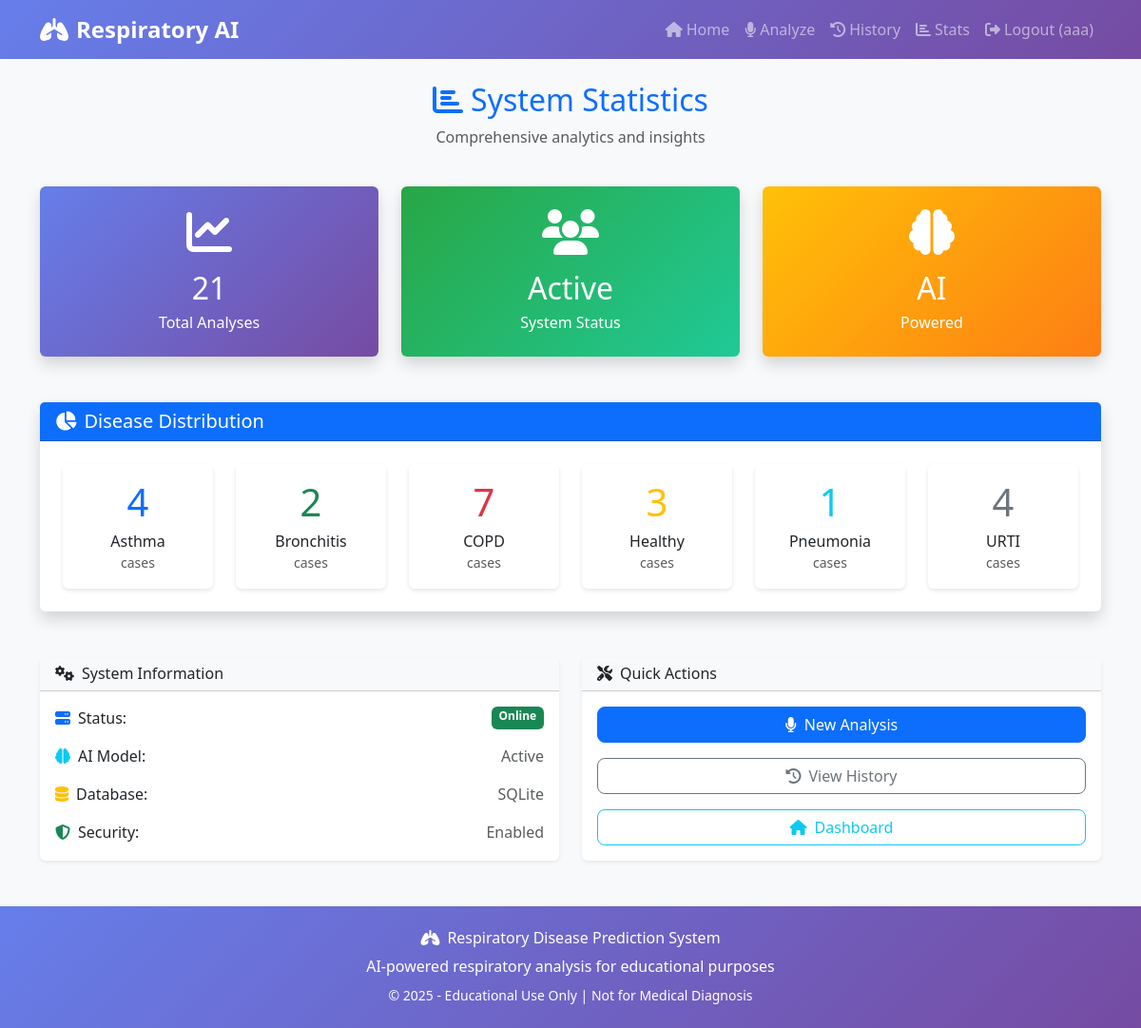
/stats (signed in), run on the app's committed database.
### tables this page shows
CREATE TABLE predictions (
        id INTEGER PRIMARY KEY,
        user_id INTEGER,
        filename TEXT,
        prediction TEXT,
        confidence REAL,
        created_at TIMESTAMP DEFAULT CURRENT_TIMESTAMP,
        FOREIGN KEY (user_id) REFERENCES users (id)
    );

### app.py (the view)
@app.route('/stats')
def stats():
    if 'user_id' not in session:
        return redirect(url_for('login'))
    conn = sqlite3.connect('respiratory.db')
    cursor = conn.cursor()
    cursor.execute('SELECT COUNT(*) FROM predictions')
    total_analyses = cursor.fetchone()[0]
    cursor.execute('SELECT prediction, COUNT(*) FROM predictions GROUP BY prediction')
    disease_counts = dict(cursor.fetchall())
    conn.close()
    return render_template('stats.html',
                         total_analyses=total_analyses,
                         disease_counts=disease_counts)

### templates/stats.html (shortened to what this page needs)
{% extends "base.html" %}
{% block content %}
<div class="row">
    <div class="col-12 text-center mb-4">
        <h2 class="text-primary">
            <i class="fas fa-chart-bar me-2"></i>System Statistics
        </h2>
        <p class="text-muted">Comprehensive analytics and insights</p>
    </div>
</div>
<div class="row g-4 mb-5">
    <div class="col-md-4">
        <div class="card border-0 shadow text-white" style="background: linear-gradient(135deg, #667eea 0%, #764ba2 100%);">
            <div class="card-body text-center p-4">
                <i class="fas fa-chart-line fa-3x mb-3"></i>
                <h2 class="mb-1">{{ total_analyses or 0 }}</h2>
                <p class="mb-0">Total Analyses</p>
            </div>
        </div>
    </div>
    <div class="col-md-4">
        <div class="card border-0 shadow text-white" style="background: linear-gradient(135deg, #28a745 0%, #20c997 100%);">
            <div class="card-body text-center p-4">
                <i class="fas fa-users fa-3x mb-3"></i>
                <h2 class="mb-1">Active</h2>
                <p class="mb-0">System Status</p>
            </div>
        </div>
    </div>
    <div class="col-md-4">
        <div class="card border-0 shadow text-white" style="background: linear-gradient(135deg, #ffc107 0%, #fd7e14 100%);">
            <div class="card-body text-center p-4">
                <i class="fas fa-brain fa-3x mb-3"></i>
                <h2 class="mb-1">AI</h2>
                <p class="mb-0">Powered</p>
            </div>
        </div>
    </div>
</div>
{% if disease_counts %}
<div class="row mb-5">
    <div class="col-12">
        <div class="card border-0 shadow">
            <div class="card-header bg-primary text-white">
                <h5 class="mb-0"><i class="fas fa-chart-pie me-2"></i>Disease Distribution</h5>
            </div>
            <div class="card-body p-4">
                <div class="row g-4">
                    {% set colors = ['primary', 'success', 'danger', 'warning', 'info', 'secondary'] %}
                    {% for disease, count in disease_counts.items() %}
                    <div class="col-lg-2 col-md-4 col-6">
                        <div class="text-center">
                            <div class="card border-{{ colors[loop.index0 % colors|length] }} h-100">
                                <div class="card-body p-3">
                                    <div class="display-6 text-{{ colors[loop.index0 % colors|length] }} mb-2">{{ count }}</div>
                                    <h6 class="card-title mb-0">{{ disease }}</h6>
                                    <small class="text-muted">cases</small>
                                </div>
                            </div>
                        </div>
                    </div>
                    {% endfor %}
                </div>
            </div>
        </div>
    </div>
</div>
{% endif %}
<div class="row mb-5">
    <div class="col-md-6">
        <div class="card border-0 shadow-sm h-100">
            <div class="card-header bg-light">
                <h6 class="mb-0"><i class="fas fa-cogs me-2"></i>System Information</h6>
            </div>
            <div class="card-body">
                <div class="row g-3">
                    <div class="col-12">
                        <div class="d-flex justify-content-between">
                            <span><i class="fas fa-server me-2 text-primary"></i>Status:</span>
                            <span class="badge bg-success">Online</span>
                        </div>
                    </div>
                    <div class="col-12">
                        <div class="d-flex justify-content-between">
                            <span><i class="fas fa-brain me-2 text-info"></i>AI Model:</span>
                            <span class="text-muted">Active</span>
                        </div>
                    </div>
                    <div class="col-12">
                        <div class="d-flex justify-content-between">
                            <span><i class="fas fa-database me-2 text-warning"></i>Database:</span>
                            <span class="text-muted">SQLite</span>
                        </div>
                    </div>
                    <div class="col-12">
                        <div class="d-flex justify-content-between">
                            <span><i class="fas fa-shield-alt me-2 text-success"></i>Security:</span>
                            <span class="text-muted">Enabled</span>
                        </div>
                    </div>
                </div>
            </div>
        </div>
    </div>
    <div class="col-md-6">
        <div class="card border-0 shadow-sm h-100">
            <div class="card-header bg-light">
                <h6 class="mb-0"><i class="fas fa-tools me-2"></i>Quick Actions</h6>
            </div>
            <div class="card-body">
                <div class="d-grid gap-3">
                    <a href="{{ url_for('upload') }}" class="btn btn-primary">
                        <i class="fas fa-microphone me-2"></i>New Analysis
                    </a>
                    <a href="{{ url_for('history') }}" class="btn btn-outline-secondary">
                        <i class="fas fa-history me-2"></i>View History
                    </a>
                    <a href="{{ url_for('home') }}" class="btn btn-outline-info">
                        <i class="fas fa-home me-2"></i>Dashboard
                    </a>
                </div>
            </div>
        </div>
    </div>
</div>
{% endblock %}

### templates/base.html (style rules this page uses)
body { font-family: 'Segoe UI', Tahoma, Geneva, Verdana, sans-serif; }
.card { box-shadow: 0 2px 4px rgba(0,0,0,0.1); border: none; }
.btn { border-radius: 8px; }

### data on the page
predictions: user "4", prediction "Asthma"
predictions: id "2", prediction "Bronchitis"
predictions: id "7", prediction "COPD"

### other printed values
{{ session.username }} "aaa"
{{ total_analyses or 0 }} "21"
{{ count }} "3" "1" "4"
{{ disease }} "Healthy" "Pneumonia" "URTI"
